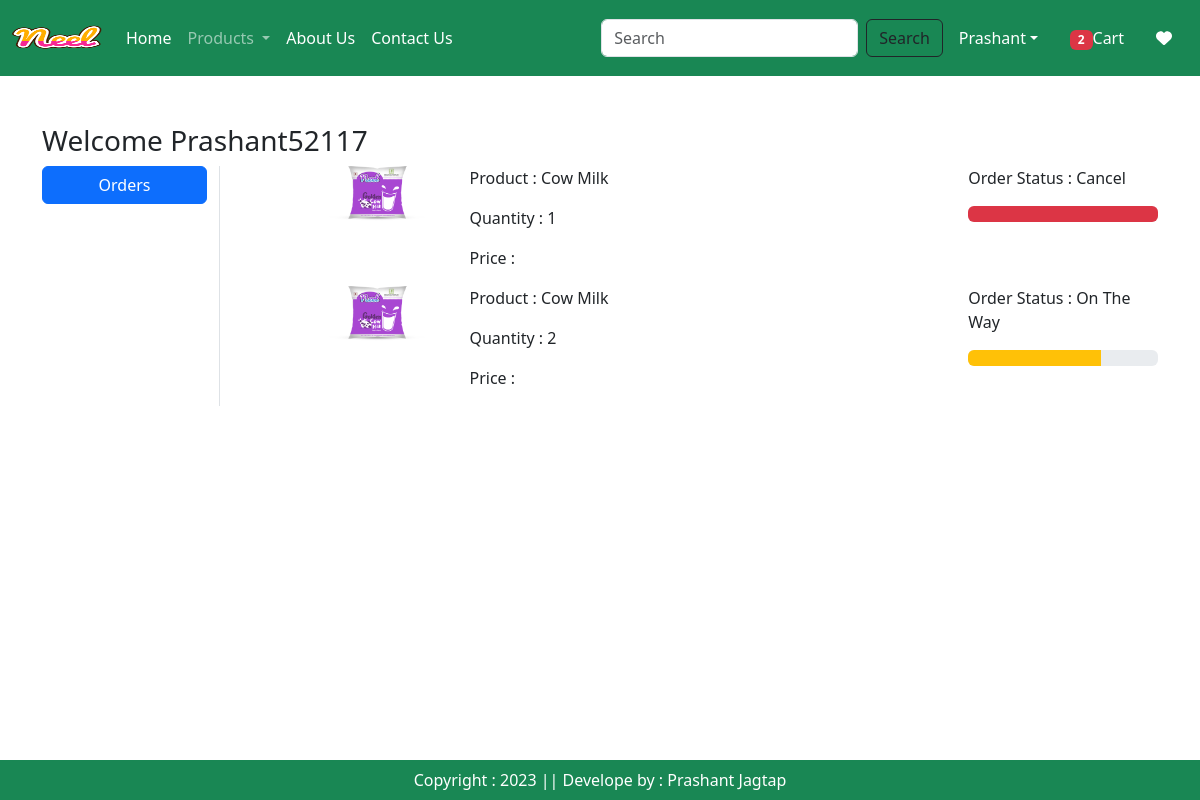
Screenshot of /orders/ (signed in) with the database file from the repository.
### app/models.py (models this page shows, shortened)
class OrderPlaced(models.Model):
    user = models.ForeignKey(User,on_delete=models.CASCADE)
    customer = models.ForeignKey(Customer,on_delete=models.CASCADE)
    product = models.ForeignKey(Product,on_delete=models.CASCADE)
    quantity = models.PositiveIntegerField(default=1)
    ordered_date = models.DateTimeField(auto_now_add=True)
    status = models.CharField(max_length=50,choices=STATUS_CHOICES,default='Pending')
    payment = models.ForeignKey(Payment,on_delete=models.CASCADE,default="")

class Product(models.Model):
    title = models.CharField(max_length=100)
    selling_price = models.FloatField()
    discounted_price = models.FloatField()
    description = models.TextField()
    composition = models.TextField(default='')
    prodapp = models.TextField(default='')
    category = models.CharField(choices=CATEGORY_CHOICES, max_length=2)
    product_image = models.ImageField(upload_to='product')

### app/views.py (the view)
# urls.py: path('orders/', views.orders, name='orders'),
@login_required
def orders(request):
    totalitem = 0
    if request.user.is_authenticated:
        totalitem = len(Cart.objects.filter(user=request.user))
    order_placed = OrderPlaced.objects.filter(user=request.user)
    return render(request, 'app/orders.html', locals())

### app/templates/app/orders.html (shortened to what this page needs)
{% extends 'app/base.html' %}
{% load static %}
{% block main-content %}
<div class="container my-5">
    <div class="row">
        <h3>Welcome <span class="text-capitalize">{{request.user}}</span></h3>
        <div class="col-sm-2 border-end">
            <ul class="list-unstyled">
                <li class="d-grid"><a href="{% url 'orders' %}" class="btn btn-primary">Orders</a></li>
            </ul>
        </div>
        <div class="col-sm-9 offset-sm-1">
            {% for op in order_placed %}
            <div class="row">
                <div class="col-sm-2">
                    <img src="{{op.product.product_image.url}}" class="img-fluid" height="100" width="100">
                </div>
                <div class="col-sm-7">
                    <p>Product : {{op.product.title}}</p>
                    <p>Quantity : {{op.quantity}}</p>
                    <p>Price : {{op.total_cost}}</p>
                </div>
                <div class="col-sm-3">
                    <p>Order Status : {{op.status}}</p>
                    {% if op.status == 'On The Way' %}
                    <div class="progress">
                        <div class="progress-bar bg-warning" role="progressbar" style="width: 70%" aria-valuenow="70" aria-valuemin="0" aria-valuemax="100"></div>
                    </div>
                    {% endif %}
                    {% if op.status == 'Cancel' %}
                    <div class="progress">
                        <div class="progress-bar bg-danger" role="progressbar" style="width: 100%" aria-valuenow="100" aria-valuemin="0" aria-valuemax="100"></div>
                    </div>
                    {% endif %}
                </div>
            </div>
            {% endfor %}
        </div>
    </div>
</div>
{% endblock main-content %}

### rows the page displays
OrderPlaced: product.product_image (picture), product "Cow Milk", quantity "1", status "Cancel"
OrderPlaced: product.product_image (picture), product "Cow Milk", quantity "2", status "On The Way"

### other values shown
{{ totalitem }} "2"
{{ request.user }} "Prashant52117"
